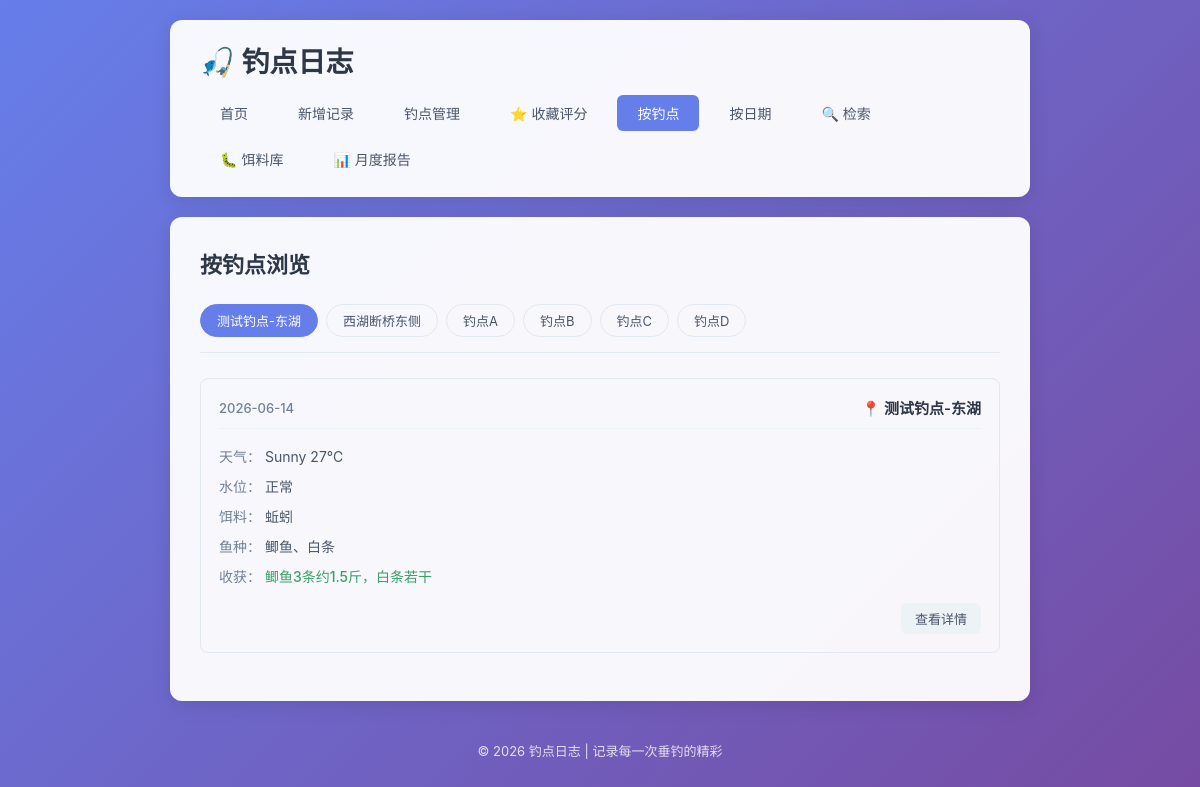
/by-spot, run on an earlier commit of the app's database.
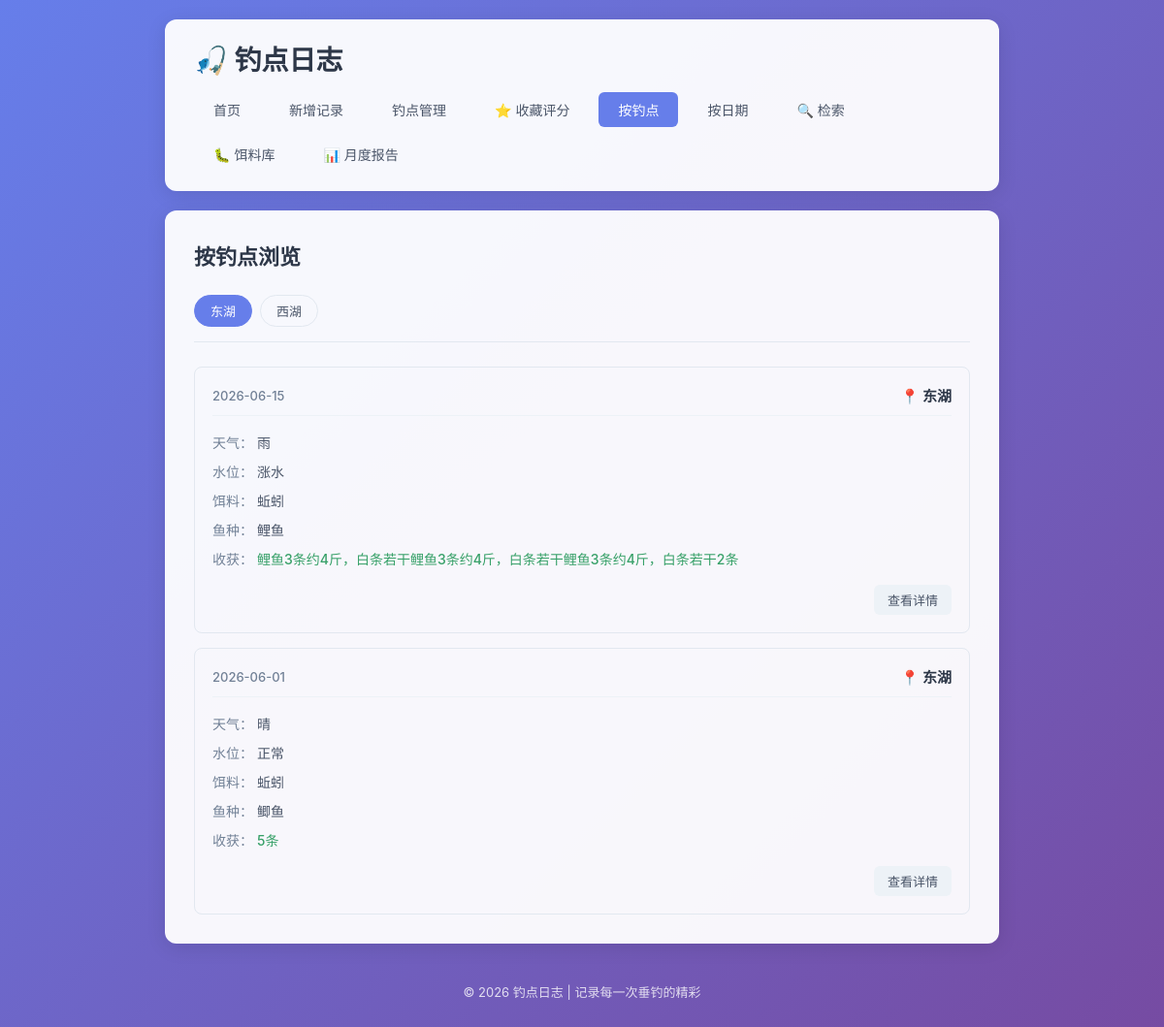
And on a later commit of the database.
### tables this page shows
CREATE TABLE fishing_logs (
            id INTEGER PRIMARY KEY AUTOINCREMENT,
            spot TEXT NOT NULL,
            weather TEXT NOT NULL,
            water_level TEXT NOT NULL,
            bait TEXT NOT NULL,
            fish_species TEXT NOT NULL,
            harvest TEXT NOT NULL,
            next_strategy TEXT,
            created_at DATE NOT NULL
        , temperature TEXT, humidity TEXT, wind TEXT);

### app.py (the view)
@app.route('/by-spot')
def by_spot():
    conn = get_db()
    spots = conn.execute('SELECT DISTINCT spot FROM fishing_logs ORDER BY spot').fetchall()
    spot_list = [row['spot'] for row in spots]
    selected_spot = request.args.get('spot', spot_list[0] if spot_list else None)
    logs = []
    if selected_spot:
        logs = conn.execute(
            'SELECT * FROM fishing_logs WHERE spot = ? ORDER BY created_at DESC, id DESC',
            (selected_spot,)
        ).fetchall()
    conn.close()
    return render_template('by_spot.html', spot_list=spot_list, selected_spot=selected_spot, logs=logs)

### app.py (called while the page is built)
def get_db():
    conn = sqlite3.connect(DB_PATH)
    conn.row_factory = sqlite3.Row
    return conn

### templates/by_spot.html (shortened to what this page needs)
{% extends 'base.html' %}
{% block content %}
    <div class="page-header">
        <h2>按钓点浏览</h2>
    </div>
    {% if spot_list %}
        <div class="filter-bar">
            {% for spot in spot_list %}
                <a href="{{ url_for('by_spot', spot=spot) }}"
                   class="filter-btn {% if spot == selected_spot %}active{% endif %}">
                    {{ spot }}
                </a>
            {% endfor %}
        </div>
        {% if logs %}
            <div class="log-list">
                {% for log in logs %}
                    <div class="log-card">
                        <div class="log-header">
                            <span class="log-date">{{ log['created_at'] }}</span>
                            <span class="log-spot">📍 {{ log['spot'] }}</span>
                        </div>
                        <div class="log-body">
                            <div class="log-row">
                                <span class="label">天气：</span>
                                <span>{{ log['weather'] }}</span>
                            </div>
                            <div class="log-row">
                                <span class="label">水位：</span>
                                <span>{{ log['water_level'] }}</span>
                            </div>
                            <div class="log-row">
                                <span class="label">饵料：</span>
                                <span>{{ log['bait'] }}</span>
                            </div>
                            <div class="log-row">
                                <span class="label">鱼种：</span>
                                <span>{{ log['fish_species'] }}</span>
                            </div>
                            <div class="log-row">
                                <span class="label">收获：</span>
                                <span class="harvest">{{ log['harvest'] }}</span>
                            </div>
                        </div>
                        <div class="log-footer">
                            <a href="{{ url_for('log_detail', log_id=log['id']) }}" class="btn btn-small">查看详情</a>
                        </div>
                    </div>
                {% endfor %}
            </div>
        {% else %}
            <div class="empty-state">
                <p>该钓点暂无记录</p>
            </div>
        {% endif %}
    {% else %}
        <div class="empty-state">
            <p>还没有任何钓点记录</p>
            <a href="{{ url_for('add_log') }}" class="btn btn-primary">+ 新增记录</a>
        </div>
    {% endif %}
{% endblock %}

### templates/base.html (shortened to what this page needs)
<!DOCTYPE html>
<html lang="zh-CN">
<head>
    <link rel="stylesheet" href="{{ url_for('static', filename='style.css') }}">
</head>
<body>
    <div class="container">
        <header>
            <h1>🎣 钓点日志</h1>
            <nav>
                <a href="{{ url_for('index') }}" class="{% if request.endpoint == 'index' %}active{% endif %}">首页</a>
                <a href="{{ url_for('add_log') }}" class="{% if request.endpoint == 'add_log' %}active{% endif %}">新增记录</a>
                <a href="{{ url_for('spots_list') }}" class="{% if request.endpoint in ['spots_list', 'spot_detail', 'add_spot', 'edit_spot'] %}active{% endif %}">钓点管理</a>
                <a href="{{ url_for('spots_list', filter='favorite') }}" class="{% if request.endpoint == 'spots_list' and request.args.get('filter') == 'favorite' %}active{% endif %}">⭐ 收藏评分</a>
                <a href="{{ url_for('by_spot') }}" class="{% if request.endpoint == 'by_spot' %}active{% endif %}">按钓点</a>
                <a href="{{ url_for('by_date') }}" class="{% if request.endpoint == 'by_date' %}active{% endif %}">按日期</a>
                <a href="{{ url_for('search_logs') }}" class="{% if request.endpoint == 'search_logs' %}active{% endif %}">🔍 检索</a>
                <a href="{{ url_for('baits_list') }}" class="{% if request.endpoint in ['baits_list', 'add_bait', 'edit_bait'] %}active{% endif %}">🐛 饵料库</a>
                <a href="{{ url_for('monthly_report') }}" class="{% if request.endpoint == 'monthly_report' %}active{% endif %}">📊 月度报告</a>
            </nav>
        </header>
        <main>
            {% block content %}{% endblock %}
        </main>
        <footer>
            <p>© 2026 钓点日志 | 记录每一次垂钓的精彩</p>
        </footer>
    </div>
</body>
</html>

### static/style.css (style rules this page uses)
* { margin: 0; padding: 0; box-sizing: border-box; }
body { font-family: -apple-system, BlinkMacSystemFont, 'Segoe UI', 'PingFang SC', 'Microsoft YaHei', sans-serif; background: linear-gradient(135deg, #667eea 0%, #764ba2 100%); min-height: 100vh; color: #333; }
.container { max-width: 900px; margin: 0 auto; padding: 20px; min-height: 100vh; display: flex; flex-direction: column; }
header { background: rgba(255, 255, 255, 0.95); border-radius: 12px; padding: 20px 30px; margin-bottom: 20px; box-shadow: 0 4px 20px rgba(0, 0, 0, 0.1); }
header h1 { font-size: 28px; color: #2d3748; margin-bottom: 15px; }
nav { display: flex; gap: 10px; flex-wrap: wrap; }
nav a { padding: 8px 20px; text-decoration: none; color: #4a5568; border-radius: 6px; transition: all 0.2s ease; font-size: 14px; }
nav a.active { background: #667eea; color: white; }
main { flex: 1; background: rgba(255, 255, 255, 0.95); border-radius: 12px; padding: 30px; box-shadow: 0 4px 20px rgba(0, 0, 0, 0.1); }
.page-header { display: flex; justify-content: space-between; align-items: center; margin-bottom: 25px; flex-wrap: wrap; gap: 15px; }
.page-header h2 { color: #2d3748; font-size: 22px; }
.btn { display: inline-block; padding: 10px 20px; border: none; border-radius: 6px; text-decoration: none; font-size: 14px; cursor: pointer; transition: all 0.2s ease; font-family: inherit; }
.btn-small { padding: 6px 14px; font-size: 13px; background: #edf2f7; color: #4a5568; }
.log-list { display: grid; gap: 15px; }
.log-card { border: 1px solid #e2e8f0; border-radius: 8px; padding: 18px; transition: all 0.2s ease; }
.log-header { display: flex; justify-content: space-between; align-items: center; margin-bottom: 12px; padding-bottom: 10px; border-bottom: 1px solid #edf2f7; }
.log-date { font-size: 13px; color: #718096; font-weight: 500; }
.log-spot { font-size: 15px; font-weight: 600; color: #2d3748; }
.log-body { margin-bottom: 12px; }
.log-row { padding: 5px 0; font-size: 14px; color: #4a5568; }
.log-row .label { font-weight: 500; color: #718096; }
.log-row .harvest { color: #38a169; font-weight: 500; }
.log-footer { text-align: right; }
.filter-bar { display: flex; gap: 8px; margin-bottom: 25px; flex-wrap: wrap; padding-bottom: 15px; border-bottom: 1px solid #e2e8f0; }
.filter-btn { padding: 6px 16px; border: 1px solid #e2e8f0; border-radius: 20px; text-decoration: none; font-size: 13px; color: #4a5568; transition: all 0.2s ease; }
.filter-btn.active { background: #667eea; color: white; border-color: #667eea; }
footer { text-align: center; padding: 20px; color: rgba(255, 255, 255, 0.8); font-size: 13px; margin-top: 20px; }

What changed in the data, as far as the page shows it:
removed fishing_logs: created_at "2026-06-14", spot "测试钓点-东湖", weather "Sunny 27℃", water_level "正常", bait "蚯蚓", fish_species "鲫鱼、白条", harvest "鲫鱼3条约1.5斤，白条若干"
added fishing_logs: created_at "2026-06-15", spot "东湖", weather "雨", water_level "涨水", bait "蚯蚓", fish_species "鲤鱼", harvest "鲤鱼3条约4斤，白条若干鲤鱼3条约4斤，白条若干鲤鱼3条约4斤，白条若干2条"
added fishing_logs: created_at "2026-06-01", spot "东湖", weather "晴", water_level "正常", bait "蚯蚓", fish_species "鲫鱼", harvest "5条"
Also different on the page:
new list line: "东湖"
new list line: "西湖"
list line gone: "测试钓点-东湖"
list line gone: "西湖断桥东侧"
list line gone: "钓点A"
list line gone: "钓点B"
list line gone: "钓点C"
list line gone: "钓点D"
